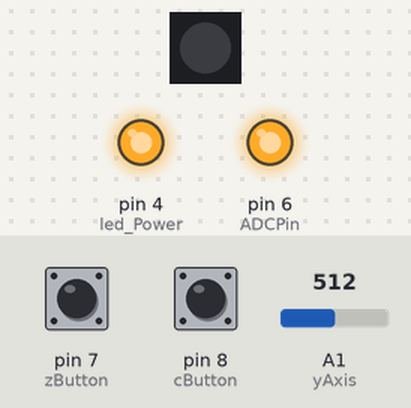
Recording of a sketch running on a simulated Arduino Uno, built with avr-gcc and run on an emulated ATmega328P. Shown: 1 RGB LEDs in strip order, left to right, output pins drawn as LEDs (lit = HIGH). Inputs (shaded band) come from the test bench; at power-on: pin 7 (zButton) HIGH, pin 8 (cButton) HIGH, A1 (yAxis) = 512. Dim RGB values are drawn brighter than linear; no radio packets arrive unless stated; what the sketch prints to the serial monitor is not drawn.

Above: at 0.4 s.
At 0.9 s:
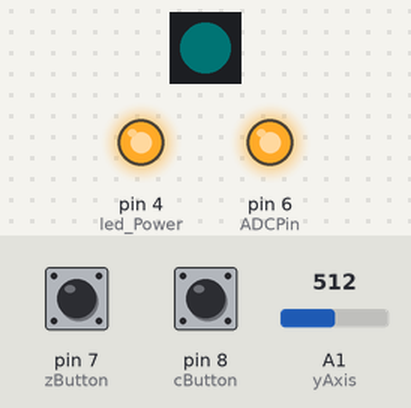
At 1.9 s:
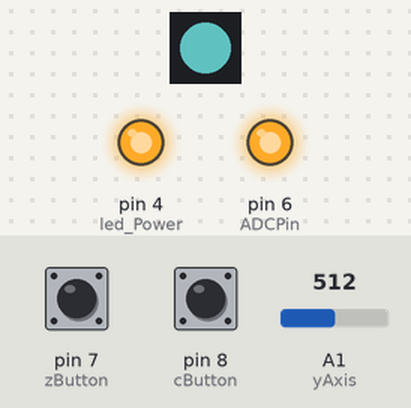
At 3.4 s:
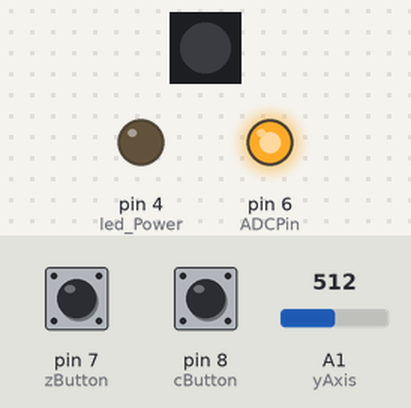
Timing chart, 0 to 4.9 s (numbered marks = the images above):
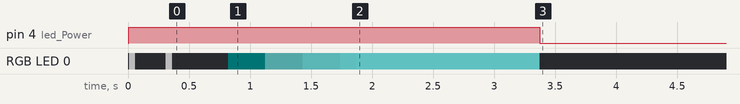

The sketch:

tx_code.ino
```cpp
/**

   Beginning of Longboard Remote transmitter
   Jack Fuge
   Green = Y. yellow = C. blue = Z. red = +ve. black = -ve.
*/


// Libraries
#include <SPI.h>
#include "RF24.h"
#include "printf.h"
#include "LowPower.h"
#include "FastLED.h"

//Are we debugging!?!?!?!?!
//#define DEBUG
//comment ^^^^^^^ out if we aren't debugging

#ifdef DEBUG
#define DEBUG_PRINT(x) Serial.println(x)
#else
#define DEBUG_PRINT(x)
#endif

//Our potentiometer:
//int speedPot = A0;
int speedValue = 0;

int receiverVals[3];
int prevVals[3];

int sleepCount = 0;

//hardcoded remote max/mins
#define xMax 1024
#define xMin 0
#define yMax 1024
#define yMin 0

//sleeptimeout = ~20 x (num of seconds till sleep)
#define sleepTimeout 1200

#define ADCPin 6
#define cButton 8
#define zButton 7
#define led_Power 4
#define ledData 3
#define xAxis A0
#define yAxis A1
#define batPin A2

CRGB led[1];

// Set up nRF24L01 radio on SPI bus plus pins 9 & 10 (CE & CS)
RF24 radio(9, 10);

// Single radio pipe address for the 2 nodes to communicate.
const uint64_t pipe = 0xE8E8F0F0E1LL;

void setup(void)
{
  Serial.begin(115200);
  Serial.println("\nLongboard RF Transmitter test\n\rPot on A0, chip on 9 & 10 (CE & CS)");
  printf_begin();                               //begin the radio class.

  radio.begin();
  radio.setPALevel(RF24_PA_MAX);                //set TX power level. MIN, LOW, HIGH, MAX. trying low for batt saving.
  if ( ! radio.setDataRate( RF24_250KBPS )) {
    //data rate failed to change.
    DEBUG_PRINT("data rate failed to change. not a + unit.");
  }
  DEBUG_PRINT("Radio has begun\n\r");
  // Open pipes to other nodes for communication
  radio.openWritingPipe(pipe);
  DEBUG_PRINT("Pipes are opened.\n\r");
  radio.printDetails();

  //setup the z and c buttons with inbuilt pullups
  pinMode(cButton, INPUT_PULLUP);
  pinMode(zButton, INPUT_PULLUP);

  //set up DIO to turn on the ADC, and do just that:
  pinMode(ADCPin, OUTPUT);
  digitalWrite(ADCPin, HIGH);

  //ENABLE SLEEP - this enables the sleep mode
  SMCR |= (1 << 2); //power down mode
  SMCR |= 1;//enable sleep

  pinMode(led_Power, OUTPUT);
  ledPower(true);
  FastLED.addLeds<WS2812B, ledData, GRB>(led, 1);
  FastLED.setMaxPowerInVoltsAndMilliamps(5,20);
  FastLED.setBrightness(255);
  DEBUG_PRINT("led shit done, here comes animation");
  ledanim();
}

bool sleepflash = false;
void loop(void)
{
  //read the y axis into the first byte of arraya

  receiverVals[0] = analogRead(yAxis);
  //receiverVals[0] = map(receiverVals[0], yMin, yMax, 0, 1024);      //to add code later after testing range of thumbstick

  if (digitalRead(cButton)) {
    //c button not pressed
    receiverVals[1] = 2222;
  } else {
    //c button pressed
    receiverVals[1] = 4444;
  }

  if (digitalRead(zButton)) {
    //z button not pressed
    receiverVals[2] = 6666;
  } else {
    //z button pressed
    receiverVals[2] = 8888;
  }

  //we have array of vals, send that shit
  radio.write(&receiverVals, sizeof(receiverVals));
  DEBUG_PRINT(receiverVals[0]);
  DEBUG_PRINT(receiverVals[1]);
  DEBUG_PRINT(receiverVals[2]);

  //check if values are in defaults:
  if ( (receiverVals[0] >= 510 && receiverVals[0] <= 530 ) && (receiverVals[1] == 2222) && (receiverVals[2] == 6666) ) {
    //buttons are the same and joystick is pretty much in the center.

    //copy current vals to prev vals
    //    memcpy(prevVals, receiverVals, 3*sizeof(int));

    //increment the "shit hasn't happened in a while" counter
    sleepCount++;

    //if we have 15 secs till sleep, flash the light
    if ( sleepCount == (sleepTimeout - 200) )
    {
      //15 secs to go, turn the red light on
      DEBUG_PRINT("SLEEPING SOON!!!!!!!!!!!!!!!!!!!!!");
      DEBUG_PRINT("SLEEPING SOON!!!!!!!!!!!!!!!!!!!!!");
      DEBUG_PRINT("SLEEPING SOON!!!!!!!!!!!!!!!!!!!!!");
      DEBUG_PRINT("SLEEPING SOON!!!!!!!!!!!!!!!!!!!!!");
      DEBUG_PRINT("SLEEPING SOON!!!!!!!!!!!!!!!!!!!!!");
      DEBUG_PRINT("SLEEPING SOON!!!!!!!!!!!!!!!!!!!!!");
      DEBUG_PRINT("SLEEPING SOON!!!!!!!!!!!!!!!!!!!!!");
      DEBUG_PRINT("SLEEPING SOON!!!!!!!!!!!!!!!!!!!!!");
      DEBUG_PRINT("SLEEPING SOON!!!!!!!!!!!!!!!!!!!!!");
      DEBUG_PRINT("SLEEPING SOON!!!!!!!!!!!!!!!!!!!!!");
      DEBUG_PRINT("SLEEPING SOON!!!!!!!!!!!!!!!!!!!!!");
      DEBUG_PRINT("SLEEPING SOON!!!!!!!!!!!!!!!!!!!!!");
      sleepflash = true;
      ledPower(true);
    }

    if (sleepflash) {
      led[0].red == 255;
      EVERY_N_MILLISECONDS(250) {
        DEBUG_PRINT("in loop");
        DEBUG_PRINT(led[0].red);
        if (led[0].red <= 1)
        led[0].red = 255;
        FastLED.show();

      } else {
        led[0].red = 0;
        FastLED.show();
      }
    }

    if ( sleepCount >= sleepTimeout )
    {

      //time to sleep fam!
      setupWDTforSleep();

    }
  } else {
    sleepCount = 0;
    sleepflash = false;
  }

  //delay for 50ms. ~18-20Hz. to be confirmed if this is suitable.
  delay(50);
}


void setupWDTforSleep(void) {
  //turn off NRF radio - should go into deep sleep and consume ~0.9uA
  radio.powerDown();
  DEBUG_PRINT("Radio gone to sleep. good night!");

  //end serial:
  Serial.end();

  //  //TO WAKE UP ADC: ADCSRA |= (1 << 7)
  //  ADCSRA &= ~(1 << 7);
  //  //SETUP WATCHDOG TIMER
  //  WDTCSR = (24);//change enable and WDE - also resets
  //  WDTCSR = (33);//prescalers only - get rid of the WDE and WDCE bit
  //  WDTCSR |= (1<<6);//enable interrupt mode

  //turn off LED
  led[0] = 0x000000;
  FastLED.show();
  ledPower(false);
  sleepflash = false;

  //NOW GO TO SLEEP:
  goToSleep();
}

void goToSleep() {
//  //TO WAKE UP ADC: ADCSRA |= (1 << 7)
//  ADCSRA &= ~(1 << 7);
//  //SETUP WATCHDOG TIMER
//  WDTCSR = (24);//change enable and WDE - also resets
//  WDTCSR = (33);//prescalers only - get rid of the WDE and WDCE bit
//  WDTCSR |= (1 << 6); //enable interrupt mode
//
//  //BOD DISABLE - this must be called right before the __asm__ sleep instruction
//  MCUCR |= (3 << 5); //set both BODS and BODSE at the same time
//  MCUCR = (MCUCR & ~(1 << 5)) | (1 << 6); //then set the BODS bit and clear the BODSE bit at the same time
//  __asm__  __volatile__("sleep");//in line assembler to go to sleep

//  Turn off that MF adc enable pin
    digitalWrite(ADCPin, LOW);

    LowPower.powerDown(SLEEP_8S, ADC_OFF, BOD_OFF);
    //turn on ADCpin and wait for a few uS to stabilize
    digitalWrite(ADCPin, HIGH);
    delayMicroseconds(10);
    if ( ((!digitalRead(cButton)) && (!digitalRead(zButton)) ) )
  {
    digitalWrite(ADCPin, LOW);
    checkWakeup();
  } else {
    //nope, both buttons aren't held. back to sleep!
    digitalWrite(ADCPin, LOW);
    goToSleep();
  }
}

void comeOutOfSlumber() {
  sleepCount = 0;
  //buttons held or whatever, we ready to wake up!
  Serial.begin(115200);
  DEBUG_PRINT("rise and shine sleepy-head!");
  radio.powerUp();
  DEBUG_PRINT("radio rebooted.");
  ADCSRA |= (1 << 7);
  DEBUG_PRINT("adc re-booted.");
  WDTCSR = 0x00;
  DEBUG_PRINT("watchdog disabled.");
  ledanim();
}

void checkWakeup() {
    ////both buttons pressed on wakeup!
    delay(3000);
    digitalWrite(ADCPin, HIGH);
    delayMicroseconds(10);
    if ( ((!digitalRead(cButton)) && (!digitalRead(zButton)) ) )
    {
      //both buttons still pressed! wake tf up
      comeOutOfSlumber();
    } else {
      //nope, buttons released. back to sleep.
      goToSleep();
      digitalWrite(ADCPin, LOW);
    }
}
//
////WDT wakeup function called after ~8sec of sleep:
//ISR(WDT_vect) {
//  ADCSRA |= (1 << 7);
//  WDTCSR = 0x00;
//  digitalWrite(13, HIGH);
//  delay(250);
//  digitalWrite(13, LOW);
//  if ( ((!digitalRead(cButton)) && (!digitalRead(zButton)) ) )
//  {
//    checkWakeup();
//  } else {
//    //nope, both buttons aren't held. back to sleep!
////    goToSleep();
//  }
//}

void ledPower(bool ledPower) {
  if (ledPower) {
    //turn them on
    digitalWrite(led_Power, HIGH);
    delay(2);
    //allow power to settle
  } else {
    //turn them off
    digitalWrite(led_Power, LOW);
  }
}

void ledanim () {
  //corny ass little led boot flash thingy
  ledPower(true);
  led[0].setRGB(255,255,255);
  FastLED.show();
  delay(50);
  led[0].setRGB(0,0,0);
  FastLED.show();
  delay(250);
  led[0].setRGB(255,255,255);
  FastLED.show();
  delay(50);
  led[0].setRGB(0,0,0);
  FastLED.show();
  delay(450);
  for (int i=0; i<=255; i+=2) {
    led[0].setRGB(i/2,i,i);
    FastLED.show();
    delay(8);
  }
  delay(1500);
  led[0].setRGB(0,0,0);
  FastLED.show();
  ledPower(false);
}
```
